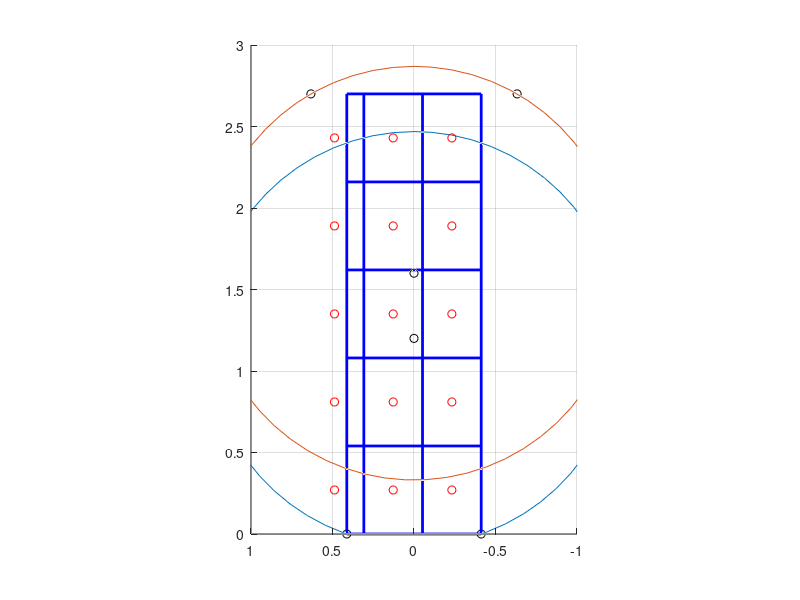

Recreate this plot in MATLAB.
clc,clear all, close all
%% the setting parameters are:
wall2mobilebase_distance=1.0;
manipulatorbase2mobilebase=0.2;
wall2manipulatorbase_distance=wall2mobilebase_distance-manipulatorbase2mobilebase;

figure(1);
%% manipulator parameters are shown as follows:
manipulator_3dworkspace_radius=1.50;
manipulator_minheight=1.2;
manipulator_maxheight=1.6;
%% visualization of manipulator base positions in the global coordinate frame
manipulator_baseposition(1,:)=[0,0,manipulator_minheight];
manipulator_baseposition(2,:)=[0,0,manipulator_maxheight];
scatter3(manipulator_baseposition(:,1),manipulator_baseposition(:,2),manipulator_baseposition(:,3),'k');
hold on;

%% wall parameters are shown as follows:
wall_height=2.7;
%% the intersection region between manipulator 3d workspace and wall surface are shown 
%% as follows: 
%% the circle centriod in the minimum height and maximum height, the circular radius
circle_centroids=zeros(2,3);
circle_centroids(1,1)=wall2manipulatorbase_distance;
circle_centroids(1,2)=0;
circle_centroids(1,3)=manipulator_minheight;
circle_centroids(1,1)=wall2manipulatorbase_distance;
circle_centroids(1,2)=0;
circle_centroids(1,3)=manipulator_maxheight;
circle_radius=sqrt(manipulator_3dworkspace_radius^2-wall2manipulatorbase_distance^2);

%% the intersection region visualization as follows:
t=0:0.1:(2*pi);
n=[t,0];
plot3(wall2manipulatorbase_distance*ones(size(n)), 0+circle_radius*sin(n),manipulator_minheight+circle_radius*cos(n));
hold on;
plot3(wall2manipulatorbase_distance*ones(size(n)), 0+circle_radius*sin(n),manipulator_maxheight+circle_radius*cos(n));
hold on;

%% the intersection points between higher-height circle and wall-ceiling
%% line are: point_a, point_b
costheta=(wall_height-manipulator_maxheight)/circle_radius;
point_a_y=-circle_radius*sqrt(1-costheta^2);
point_b_y=circle_radius*sqrt(1-costheta^2);
%% the intersection points betwen lower-height circle and wall-ground line
costheta=(-manipulator_minheight)/circle_radius;
point_c_y=-circle_radius*sqrt(1-costheta^2);
point_d_y=circle_radius*sqrt(1-costheta^2);
%% the intersection points are recorded as follows:
intersection_points=ones(4,3);
%% point a
intersection_points(1,1)=wall2mobilebase_distance;
intersection_points(1,2)=point_a_y;
intersection_points(1,3)=wall_height;
%% point b
intersection_points(2,1)=wall2mobilebase_distance;
intersection_points(2,2)=point_b_y;
intersection_points(2,3)=wall_height;
%% point c
intersection_points(3,1)=wall2mobilebase_distance;
intersection_points(3,2)=point_c_y;
intersection_points(3,3)=0;
%% point d
intersection_points(4,1)=wall2mobilebase_distance;
intersection_points(4,2)=point_d_y;
intersection_points(4,3)=0;
%% plot point a,b,c,d
scatter3(intersection_points(:,1),intersection_points(:,2),intersection_points(:,3),'k');
hold on;
%% the polishing region is defined as follows:
sidelength1=abs(point_b_y-point_a_y);
sidelength2=abs(point_c_y-point_d_y);
region_points=intersection_points;
if sidelength1<sidelength2
    region_points(3,2)=point_a_y;
    region_points(4,2)=point_b_y;
else
    region_points(1,2)=point_c_y;
    region_points(2,2)=point_d_y;
end



region_points(:,2)=region_points(:,2);
%% plot the polishing region as follows:
line1(1,:)=region_points(1,:);
line1(2,:)=region_points(2,:);
plot3(line1(:,1),line1(:,2),line1(:,3),'b','LineWidth',2);
hold on;
line2(1,:)=region_points(2,:);
line2(2,:)=region_points(4,:);
plot3(line2(:,1),line2(:,2),line2(:,3),'b','LineWidth',2);
hold on;
line3(1,:)=region_points(4,:);
line3(2,:)=region_points(3,:);
plot3(line3(:,1),line3(:,2),line3(:,3),'b','LineWidth',2);
hold on;
line4(1,:)=region_points(3,:);
line4(2,:)=region_points(1,:);
plot3(line4(:,1),line4(:,2),line4(:,3),'b','LineWidth',2);
hold on;

%% camera viewpoints generation
%%%%%%%%%%%%%%%%%%%%%%%%%%%%%%%%%%%%%%%%%%%%%%%%%%%%%%%%%%%%%%%%%%%%%%%%%%%%%%%%%%%%%%%%%%%%%%%%%%%%%%%%%%%%%%%%
region_height=wall_height;
region_width=min(sidelength1,sidelength2);
wall2camera_distance=0.80;
camera_fov_length=wall2camera_distance/0.80*0.54;
camera_fov_width=camera_fov_length*2/3;
%% camera viewpoints are shown as follows:
M=ceil(region_height/camera_fov_length);
N=ceil(region_width/camera_fov_width);
%% the first step is to generate the positions of horizontal intersection points and vertical intersection points
for i=1:1:M-1
    horizontal_intersectionpoints(2*i-1,1)=wall2mobilebase_distance;
    horizontal_intersectionpoints(2*i-1,2)=min(region_points(:,2));
    horizontal_intersectionpoints(2*i-1,3)=min(region_points(:,3))+i*camera_fov_length;
    line1(1,:)=horizontal_intersectionpoints(2*i-1,:);
    
    horizontal_intersectionpoints(2*i,1)=wall2mobilebase_distance;
    horizontal_intersectionpoints(2*i,2)=max(region_points(:,2));
    horizontal_intersectionpoints(2*i,3)=min(region_points(:,3))+i*camera_fov_length;
    line1(2,:)=horizontal_intersectionpoints(2*i,:);
    
    plot3(line1(:,1),line1(:,2),line1(:,3),'b','LineWidth',2);
    hold on;
end

for i=1:1:N-1
    vertical_intersectionpoints(2*i-1,1)=wall2mobilebase_distance;
    vertical_intersectionpoints(2*i-1,2)=-region_width/2+i*camera_fov_width;
    vertical_intersectionpoints(2*i-1,3)=max(region_points(:,3)); 
    line1(1,:)=vertical_intersectionpoints(2*i-1,:);
    
    vertical_intersectionpoints(2*i,1)=wall2mobilebase_distance;
    vertical_intersectionpoints(2*i,2)=-region_width/2+i*camera_fov_width;
    vertical_intersectionpoints(2*i,3)=min(region_points(:,3));
    line1(2,:)=vertical_intersectionpoints(2*i,:);
    
    plot3(line1(:,1),line1(:,2),line1(:,3),'b','LineWidth',2);
    hold on;
end


%% the second step is to generate the positions of viewpoint
camera_viewpoints_inbaseframe=zeros(M,N,3);
count=1;
for i=1:1:M
    for j=1:1:N
        camera_viewpoints_inbaseframe(i,j,1)=wall2mobilebase_distance-wall2camera_distance;
        camera_viewpoints_inbaseframe(i,j,2)=min(region_points(:,2))+camera_fov_width*(j-0.5);
        camera_viewpoints_inbaseframe(i,j,3)=min(region_points(:,3))+camera_fov_length*(i-0.5); 
        camera_viewpoints_inbaseframe(i,j,4)=1;
        camera_viewpoints1(count,:)=camera_viewpoints_inbaseframe(i,j,:);
        count=count+1;
    end
end

camera_viewpoints=camera_viewpoints_inbaseframe;
for i=1:1:M
    for j=1:1:N
        camera_viewpoints(i,j,1)=camera_viewpoints_inbaseframe(i,j,1)-0.2;
        camera_viewpoints(i,j,3)=camera_viewpoints_inbaseframe(i,j,3)-1.2;
    end
end
%% the visualization of camera viewpoints are shown as follows:
scatter3(camera_viewpoints1(:,1),camera_viewpoints1(:,2),camera_viewpoints1(:,3),'r');
axis([0 1 -1 1 0 3])
view(-90,0)
axis equal

%% the 
%% save the data
save('data.mat','camera_viewpoints','camera_viewpoints_inbaseframe','region_points')














